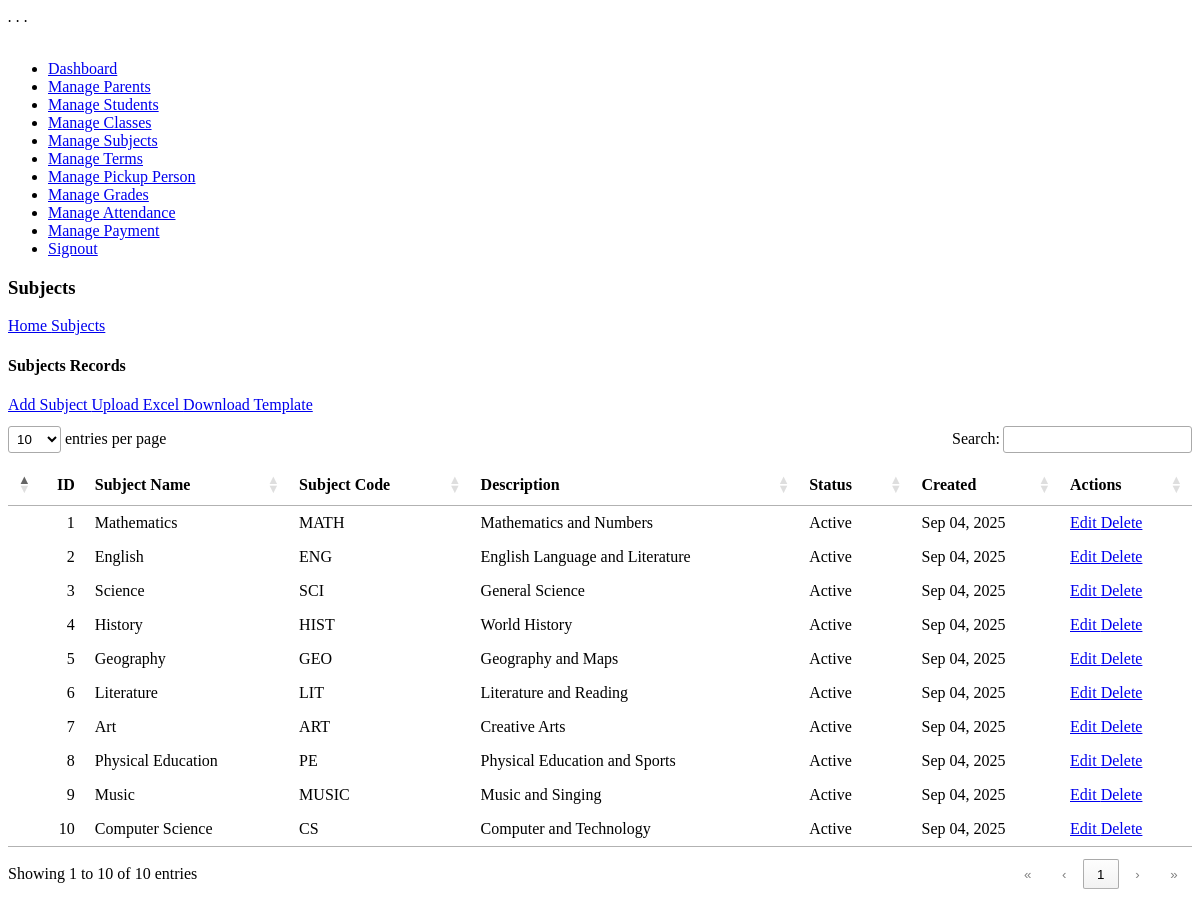
The app's page /manage_subjects.php (signed in) with its own data.
### tables this page shows
CREATE TABLE IF NOT EXISTS `subjects` (
  `id` int(11) NOT NULL AUTO_INCREMENT,
  `subject_name` varchar(100) NOT NULL,
  `subject_code` varchar(20) UNIQUE NOT NULL,
  `description` text,
  `is_active` tinyint(1) DEFAULT '1',
  `created_at` timestamp NOT NULL DEFAULT CURRENT_TIMESTAMP,
  `updated_at` timestamp NOT NULL DEFAULT CURRENT_TIMESTAMP ON UPDATE CURRENT_TIMESTAMP,
  PRIMARY KEY (`id`)
);

### manage_subjects.php (the view, shortened to what this page needs)
<?php
include "db.php";
$query = "SELECT * FROM subjects ORDER BY subject_name ASC";
$stmt = $conn->prepare($query);
$stmt->execute();
$result = $stmt->get_result();
$subjects = [];
while ($row = $result->fetch_assoc()) {
    $subjects[] = $row;
}
?>
<?php include "header.php" ?>
<div id="main-wrapper">
    <?php include "sidebar.php"; ?>
    <div class="content-body">
        <div class="container">
            <div class="page-title">
               <div class="row align-items-center justify-content-between">
                  <div class="col-xl-4">
                     <div class="page-title-content">
                        <h3>Subjects</h3>
                     </div>
                  </div>
                  <div class="col-auto">
                     <div class="breadcrumbs"><a href="#">Home </a><span><i class="ri-arrow-right-s-line"></i></span><a href="#">Subjects</a></div>
                  </div>
               </div>
            </div>
            <div class="row">
               <div class="col-xl-12">
                    <div class="card">
                        <div class="card-header">
                            <h4 class="card-title">Subjects Records</h4>
                            <div class="card-header flex-row">
                                <a class="btn btn-primary" href="add_subjects.php">
                                    <span><i class="bi bi-plus"></i></span>Add Subject
                                </a>
                                <a class="btn btn-success ms-2" href="upload_subjects.php">
                                    <span><i class="ri-upload-line"></i></span>Upload Excel
                                </a>
                                <a class="btn btn-info ms-2" href="templates/subjects_template.csv" download>
                                    <span><i class="ri-download-line"></i></span>Download Template
                                </a>
                            </div>
                        </div>
                        <div class="card-body">
                            <div class="Students-content">
                                <div class="table-responsive">
                                    <table class="table" id="mainTable">
                                        <thead>
                                            <tr>
                                                <th>ID</th>
                                                <th>Subject Name</th>
                                                <th>Subject Code</th>
                                                <th>Description</th>
                                                <th>Status</th>
                                                <th>Created</th>
                                                <th>Actions</th>
                                            </tr>
                                        </thead>
                                        <tbody>
                                            <?php foreach ($subjects as $subject): ?>
                                            <tr>
                                                <td><?php echo htmlspecialchars($subject['id']); ?></td>
                                                <td><?php echo htmlspecialchars($subject['subject_name']); ?></td>
                                                <td><?php echo htmlspecialchars($subject['subject_code']); ?></td>
                                                <td><?php echo htmlspecialchars($subject['description'] ?? ''); ?></td>
                                                <td>
                                                    <span class="badge <?php echo $subject['is_active'] ? 'bg-success' : 'bg-danger'; ?>">
                                                        <?php echo $subject['is_active'] ? 'Active' : 'Inactive'; ?>
                                                    </span>
                                                </td>
                                                <td><?php echo date('M d, Y', strtotime($subject['created_at'])); ?></td>
                                                <td>
                                                    <div class="d-flex">
                                                        <a href="edit_subjects.php?id=<?php echo $subject['id']; ?>" class="btn btn-sm btn-primary me-2">
                                                            <i class="fas fa-edit"></i> Edit
                                                        </a>
                                                        <a href="delete_subjects.php?id=<?php echo $subject['id']; ?>" class="btn btn-sm btn-danger"
                                                           onclick="return confirm('Are you sure you want to delete this subject?')">
                                                            <i class="fas fa-trash"></i> Delete
                                                        </a>
                                                    </div>
                                                </td>
                                            </tr>
                                            <?php endforeach; ?>
                                        </tbody>
                                    </table>
                                </div>
                            </div>
                        </div>
                    </div>
                </div>
            </div>
        </div>
    </div>
</div>
<?php include "footer.php" ?>

### records on screen
subjects: id "7", subject_name "Art", subject_code "ART", description "Creative Arts", is_active "Active", created_at "Sep 04, 2025"
subjects: id "10", subject_name "Computer Science", subject_code "CS", description "Computer and Technology", is_active "Active", created_at "Sep 04, 2025"
subjects: id "2", subject_name "English", subject_code "ENG", description "English Language and Literature", is_active "Active", created_at "Sep 04, 2025"
subjects: id "5", subject_name "Geography", subject_code "GEO", description "Geography and Maps", is_active "Active", created_at "Sep 04, 2025"
subjects: id "4", subject_name "History", subject_code "HIST", description "World History", is_active "Active", created_at "Sep 04, 2025"
subjects: id "6", subject_name "Literature", subject_code "LIT", description "Literature and Reading", is_active "Active", created_at "Sep 04, 2025"
subjects: id "1", subject_name "Mathematics", subject_code "MATH", description "Mathematics and Numbers", is_active "Active", created_at "Sep 04, 2025"
subjects: id "9", subject_name "Music", subject_code "MUSIC", description "Music and Singing", is_active "Active", created_at "Sep 04, 2025"
subjects: id "8", subject_name "Physical Education", subject_code "PE", description "Physical Education and Sports", is_active "Active", created_at "Sep 04, 2025"
subjects: id "3", subject_name "Science", subject_code "SCI", description "General Science", is_active "Active", created_at "Sep 04, 2025"
